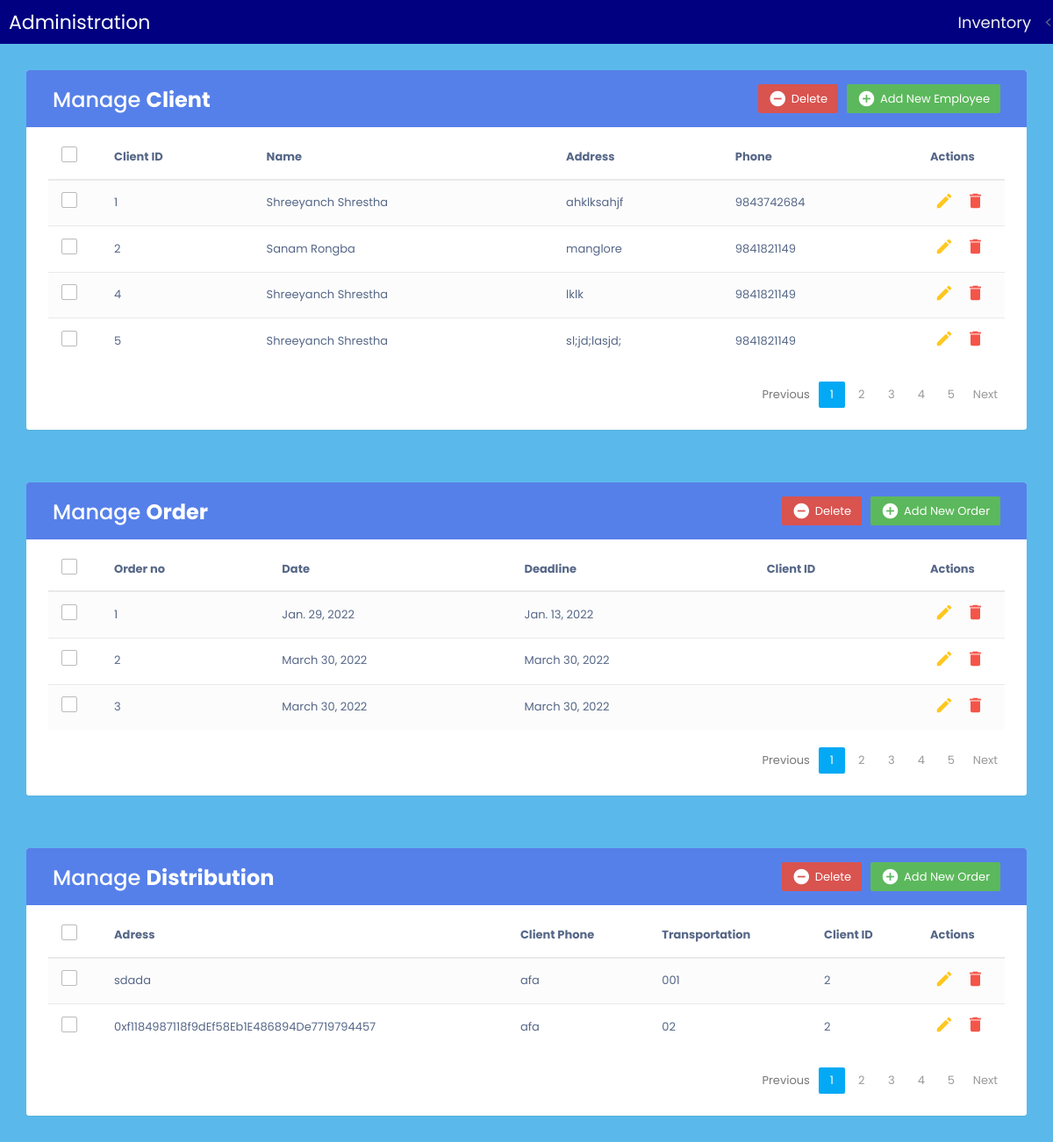
The app's page /press with its own data.
### gnpps/models.py (models this page shows, shortened)
class clien(models.Model):
    client_id = models.IntegerField(default=0)
    client_name = models.CharField(max_length=50,null=False,blank=False)
    client_address = models.CharField(max_length=50,null=False,blank=False)
    client_phone=models.IntegerField(null=False,default=0000)
    def __str__(self):
        return self.client_name

class order(models.Model):
    order_no=models.CharField(max_length=20, null=False,blank=False)
    date=models.DateField(auto_now_add=False,auto_now=False, blank=False)
    deadline=models.DateField(auto_now_add=False,auto_now=False, blank=False)
    client_id=models.ForeignKey(clien,default=0,on_delete=models.SET_DEFAULT)

class distribution(models.Model):
    address = models.CharField( max_length=50, null=False, blank=False)
    transportation = models.CharField( max_length=50, null=False, blank=False)
    distribution_id = models.CharField( max_length=20,null=False, default=0)
    client_id=models.CharField(max_length=50,null=False,blank=False)

### gnpps/views.py (the view)
# urls.py: path("press", views.press, name="press"),
def press(request):
    client = clien.objects.all()
    order1 = order.objects.all()
    distribution1 = distribution.objects.all()
    context = {
        'client':client,
        'order':order1,
        'distribution':distribution1,
    }
    return render(request,"gnpps/press.html",context)

### templates/gnpps/press.html (shortened to what this page needs)
{% load static %}
<!DOCTYPE html>
<html lang="en">
<head>
<link rel="stylesheet" href="https://maxcdn.bootstrapcdn.com/font-awesome/4.7.0/css/font-awesome.min.css">
<link rel="stylesheet" href="https://maxcdn.bootstrapcdn.com/bootstrap/3.3.7/css/bootstrap.min.css">
  <body>
    <div class="nav">
        <div class="nav-header">
          <div class="nav-title">
            Administration
          </div>
        </div>
        <div class="nav-links">
          <a href="{% url 'inventory' %}" target="_blank">Inventory</a>
          <
        </div>
      </div>
    <div class="container">
        <div class="table-wrapper">
            <div class="table-title">
                <div class="row">
                    <div class="col-sm-6">
						<h2>Manage <b>Client</b></h2>
					</div>
					<div class="col-sm-6">
						<a href="#addEmployeeModal" class="btn btn-success" data-toggle="modal"><i class="material-icons">&#xE147;</i> <span>Add New Employee</span></a>
						<a href="#deleteEmployeeModal" class="btn btn-danger" data-toggle="modal"><i class="material-icons">&#xE15C;</i> <span>Delete</span></a>
					</div>
                </div>
            </div>
            <table class="table table-striped table-hover">
                <thead>
                    <tr>
						<th>
							<span class="custom-checkbox">
								<label for="selectAll"></label>
							</span>
						</th>
                        <th>Client ID</th>
                        <th>Name</th>
						<th>Address</th>
                        <th>Phone</th>
                        <th>Actions</th>
                    </tr>
                </thead>
                <tbody>
                    {% for i in client %}
                    <tr>
						<td>
							<span class="custom-checkbox">
								<label for="checkbox1"></label>
							</span>
						</td>
                        <td>{{i.client_id}}</td>
                        <td>{{i.client_name}}</td>
						<td>{{i.client_address}}</td>
                        <td>{{i.client_phone}}</td>
                        <td>
                            <a href="#editEmployeeModal-{{forloop.counter}}" class="edit" data-toggle="modal"><i class="material-icons" data-toggle="tooltip" title="Edit">&#xE254;</i></a>
                            <a href="#deleteEmployeeModal-{{forloop.counter}}" class="delete" data-toggle="modal"><i class="material-icons" data-toggle="tooltip" title="Delete">&#xE872;</i></a>
                        </td>
                    </tr>
                    {%endfor%}
                </tbody>
            </table>
			<div class="clearfix">
                <ul class="pagination">
                    <li class="page-item disabled"><a href="#">Previous</a></li>
                    <li class="page-item active"><a href="#" class="page-link">1</a></li>
                    <li class="page-item"><a href="#" class="page-link">2</a></li>
                    <li class="page-item"><a href="#" class="page-link">3</a></li>
                    <li class="page-item"><a href="#" class="page-link">4</a></li>
                    <li class="page-item"><a href="#" class="page-link">5</a></li>
                    <li class="page-item"><a href="#" class="page-link">Next</a></li>
                </ul>
            </div>
        </div>
    </div>
 <div class="container">
    <div class="table-wrapper">
        <div class="table-title">
            <div class="row">
                <div class="col-sm-6">
                    <h2>Manage <b>Order</b></h2>
                </div>
                <div class="col-sm-6">
                    <a href="#addOrderModal" class="btn btn-success" data-toggle="modal"><i class="material-icons">&#xE147;</i> <span>Add New Order</span></a>
                    <a href="#deleteOrderModal" class="btn btn-danger" data-toggle="modal"><i class="material-icons">&#xE15C;</i> <span>Delete</span></a>
                </div>
            </div>
        </div>
        <table class="table table-striped table-hover">
            <thead>
                <tr>
                    <th>
                        <span class="custom-checkbox">
                            <label for="selectAll"></label>
                        </span>
                    </th>
                    <th>Order no</th>
                    <th>Date</th>
                    <th>Deadline</th>
                    <th>Client ID</th>
                    <th>Actions</th>
                </tr>
            </thead>
            <tbody>
                {% for j in order%}
                <tr>
                    <td>
                        <span class="custom-checkbox">
                            <label for="checkbox1"></label>
                        </span>
                    </td>
                    <td>{{j.order_no}}</td>
                    <td>{{j.date}}</td>
                    <td>{{j.deadline}}</td>
                    <td>{{j.client_id1}}</td>
                    <td>
                        <a href="#editOrderModal-{{forloop.counter}}" class="edit" data-toggle="modal"><i class="material-icons" data-toggle="tooltip" title="Edit">&#xE254;</i></a>
                        <a href="#deleteOrderModal-{{forloop.counter}}" class="delete" data-toggle="modal"><i class="material-icons" data-toggle="tooltip" title="Delete">&#xE872;</i></a>
                    </td>
                </tr>
                {%endfor%}
            </tbody>
        </table>
        <div class="clearfix">
            <ul class="pagination">
                <li class="page-item disabled"><a href="#">Previous</a></li>
                <li class="page-item active"><a href="#" class="page-link">1</a></li>
                <li class="page-item"><a href="#" class="page-link">2</a></li>
                <li class="page-item"><a href="#" class="page-link">3</a></li>
                <li class="page-item"><a href="#" class="page-link">4</a></li>
                <li class="page-item"><a href="#" class="page-link">5</a></li>
                <li class="page-item"><a href="#" class="page-link">Next</a></li>
            </ul>
        </div>
    </div>
</div>
<div class="container">
    <div class="table-wrapper">
        <div class="table-title">
            <div class="row">
                <div class="col-sm-6">
                    <h2>Manage <b>Distribution</b></h2>
                </div>
                <div class="col-sm-6">
                    <a href="#addDistributionModal" class="btn btn-success" data-toggle="modal"><i class="material-icons">&#xE147;</i> <span>Add New Order</span></a>
                    <a href="#deleteDistributionModal" class="btn btn-danger" data-toggle="modal"><i class="material-icons">&#xE15C;</i> <span>Delete</span></a>
                </div>
            </div>
        </div>
        <table class="table table-striped table-hover">
            <thead>
                <tr>
                    <th>
                        <span class="custom-checkbox">
                            <label for="selectAll"></label>
                        </span>
                    </th>
                    <th>Adress</th>
                    <th>Client Phone</th>
                    <th>Transportation</th>
                    <th>Client ID</th>
                    <th>Actions</th>
                </tr>
            </thead>
            <tbody>
                {% for i in distribution %}
                <tr>
                    <td>
                        <span class="custom-checkbox">
                            <label for="checkbox1"></label>
                        </span>
                    </td>
                    <td>{{i.address}}</td>
                    <td>{{i.transportation}}</td>
                    <td>{{i.distribution_id}}</td>
                    <td>{{i.client_id}}</td>
                    <td>
                        <a href="#editDistributionModal-{{forloop.counter}}" class="edit" data-toggle="modal"><i class="material-icons" data-toggle="tooltip" title="Edit">&#xE254;</i></a>
                        <a href="#deleteDistributionModal-{{forloop.counter}}" class="delete" data-toggle="modal"><i class="material-icons" data-toggle="tooltip" title="Delete">&#xE872;</i></a>
                    </td>
                </tr>
                {% endfor %}
            </tbody>
        </table>
        <div class="clearfix">
            <ul class="pagination">
                <li class="page-item disabled"><a href="#">Previous</a></li>
                <li class="page-item active"><a href="#" class="page-link">1</a></li>
                <li class="page-item"><a href="#" class="page-link">2</a></li>
                <li class="page-item "><a href="#" class="page-link">3</a></li>
                <li class="page-item"><a href="#" class="page-link">4</a></li>
                <li class="page-item"><a href="#" class="page-link">5</a></li>
                <li class="page-item"><a href="#" class="page-link">Next</a></li>
            </ul>
        </div>
    </div>
</div>
</body>
</html>

### templates/gnpps/press.html (style rules this page uses)
body { color: #566787; background: #5AB9EA; font-family: 'Poppins', sans-serif; font-size: 13px; }
.table-wrapper { background: #fff; padding: 20px 25px; margin: 30px 0; border-radius: 3px; box-shadow: 0 1px 1px rgba(0,0,0,.05); }
.table-title { padding-bottom: 15px; background:#5680E9; color: #fff; padding: 16px 30px; margin: -20px -25px 10px; border-radius: 3px 3px 0 0; }
.table-title h2 { margin: 5px 0 0; font-size: 24px; }
.table-title .btn { color: #fff; float: right; font-size: 13px; border: none; min-width: 50px; border-radius: 2px; border: none; outline: none !important; margin-left: 10px; }
.table-title .btn i { float: left; font-size: 21px; margin-right: 5px; }
.table-title .btn span { float: left; margin-top: 2px; }
table.table tr th, table.table tr td { border-color: #e9e9e9; padding: 12px 15px; vertical-align: middle; }
table.table tr th:first-child { width: 60px; }
table.table tr th:last-child { width: 100px; }
table.table-striped tbody tr:nth-of-type(odd) { background-color: #fcfcfc; }
table.table td:last-child i { opacity: 0.9; font-size: 22px; margin: 0 5px; }
table.table td a { font-weight: bold; color: #566787; display: inline-block; text-decoration: none; outline: none !important; }
table.table td a.edit { color: #FFC107; }
table.table td a.delete { color: #F44336; }
table.table td i { font-size: 19px; }
.pagination { float: right; margin: 0 0 5px; }
.pagination li a { border: none; font-size: 13px; min-width: 30px; min-height: 30px; color: #999; margin: 0 2px; line-height: 30px; border-radius: 2px !important; text-align: center; padding: 0 6px; }
.pagination li.active a, .pagination li.active a.page-link { background: #03A9F4; }
.custom-checkbox { position: relative; }
.custom-checkbox label:before { width: 18px; height: 18px; }
.custom-checkbox label:before { content: ''; margin-right: 10px; display: inline-block; vertical-align: text-top; background: white; border: 1px solid #bbb; border-radius: 2px; box-sizing: border-box; z-index: 2; }
.nav { height: 50px; width: 100%; background-color: navy; position: relative; }
.nav > .nav-header { display: inline; }
.nav > .nav-header > .nav-title { display: inline-block; font-size: 22px; color: #fff; padding: 10px 10px 10px 10px; }
.nav > .nav-links { display: inline; float: right; font-size: 18px; }
.nav > .nav-links > a { display: inline-block; padding: 13px 10px 13px 10px; text-decoration: none; color: #efefef; }

### records on screen
clien: client_id "1", client_name "Shreeyanch Shrestha", client_address "ahklksahjf", client_phone "9843742684"
clien: client_id "2", client_name "Sanam Rongba", client_address "manglore", client_phone "9841821149"
clien: client_id "4", client_name "Shreeyanch Shrestha", client_address "lklk", client_phone "9841821149"
clien: client_id "5", client_name "Shreeyanch Shrestha", client_address "sl;jd;lasjd;", client_phone "9841821149"
order: order_no "1", date "Jan. 29, 2022", deadline "Jan. 13, 2022"
order: order_no "2", date "March 30, 2022", deadline "March 30, 2022"
order: order_no "3", date "March 30, 2022", deadline "March 30, 2022"
distribution: address "sdada", transportation "afa", distribution_id "001", client_id "2"
distribution: address "0xf1184987118f9dEf58Eb1E486894De7719794457", transportation "afa", distribution_id "02", client_id "2"
